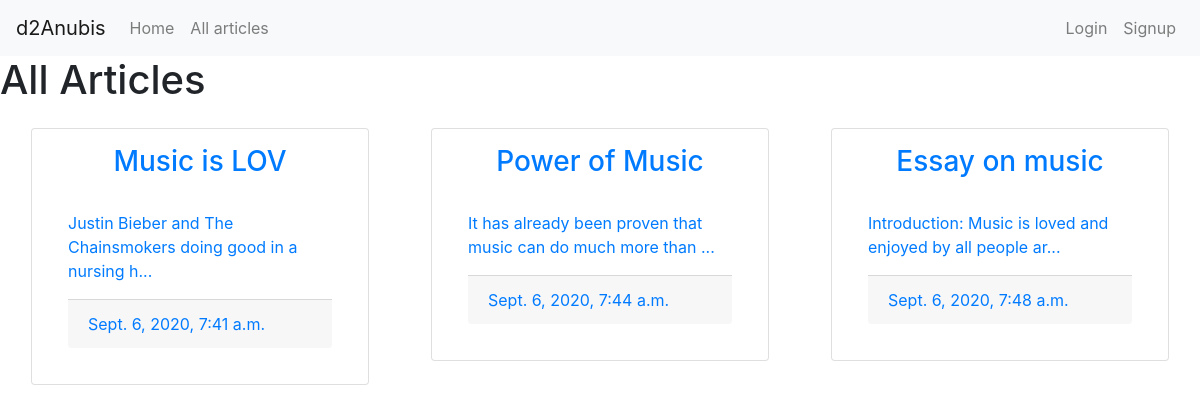
Screenshot of /users/music/ with the database file from the repository.
### articles/models.py (models this page shows, shortened)
class Article(models.Model):
    topic= models.CharField(max_length=20)
    body = models.TextField()
    date = models.DateTimeField(auto_now_add=True)
    image = models.ImageField(blank=True)
    category = models.CharField(max_length=20, choices=CATEGORY_CHOICES, default='gaming')
    def snippet(self):
        temp =  striphtml(self.body)
        return temp[:60] + '...'

### users/views.py (the view)
# urls.py: url(r'^(?P<sub>[\w-]+)/$', views.topic, name="topic"),
def topic(request,sub):
    page_obj = Article.objects.filter(category=sub)
    return render(request,'articles/articlespage.html',{'page_obj':page_obj})

### articles/models.py (called while the page is built)
def striphtml(data):
    p = re.compile(r'<.*?>')
    return p.sub('', data)

### articles/Templates/articles/articlespage.html (shortened to what this page needs)
{%extends 'base_layout.html'%} {%block content%}
<h1>All Articles</h1>
<div class="row m-0 p-0">
  {% for article in page_obj %}
  <div class="col-xl-4 col-lg-4 col-md-4 col-sm-12 col-xs-12 p-10">
    <div class="card m-3 p-3">
      <a href="{% url 'articles:detail' slug=article.id %}">
        <h3 class="card-title" style="text-align: center">{{article.topic}}</h3>
        <div class="card-body">
          <p>{{ article.snippet | safe}}</p>
          <div class="card-footer">{{ article.date}}</div>
        </div>
      </a>
    </div>
  </div>
  {% endfor %}
</div>
 {%endblock%}

### articles/Templates/articles/articlespage.html (style rules this page uses)
a:link { text-decoration: none; }

### rows the page displays
Article: topic "Music is LOV", snippet "Justin Bieber and The Chainsmokers doing good in a nursing h...", date "Sept. 6, 2020, 7:41 a.m."
Article: topic "Power of Music", snippet "It has already been proven that music can do much more than ...", date "Sept. 6, 2020, 7:44 a.m."
Article: topic "Essay on music", snippet "Introduction: Music is loved and enjoyed by all people ar...", date "Sept. 6, 2020, 7:48 a.m."
